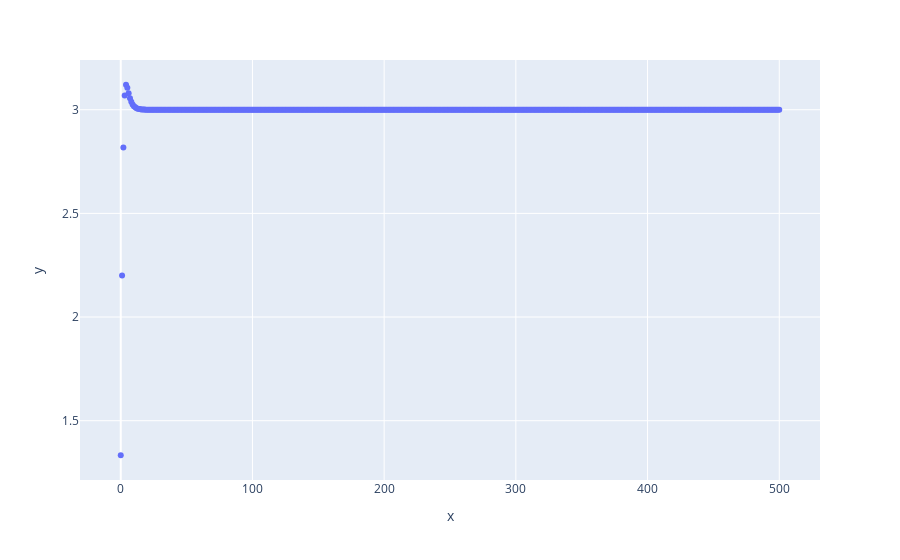

Here is the notebook cell this chart was saved with:
### Code cell
N = 500

n = np.linspace(0, N, N+1)
        
a = (3**(n+1)+2**n)/(3**n+2.)

#plt.scatter(n, a)
px.scatter(x=n, y=a)

### Figure 1 — Plotly figure (JSON) as saved in the notebook; plotly's stock layout.template omitted (floating-point values rounded to 4 significant figures; data arrays with more than 128 entries replaced by an {"elided": "..."} marker saying what was removed)
{"data": [{"hovertemplate": "x=%{x}<br>y=%{y}<extra></extra>", "legendgroup": "", "marker": {"color": "#636efa", "symbol": "circle"}, "mode": "markers", "name": "", "orientation": "v", "showlegend": false, "type": "scatter", "x": {"elided": "501 int values"}, "xaxis": "x", "y": {"elided": "501 float values"}, "yaxis": "y"}], "layout": {"legend": {"tracegroupgap": 0}, "margin": {"t": 60}, "xaxis": {"anchor": "y", "domain": [0, 1], "title": {"text": "x"}}, "yaxis": {"anchor": "x", "domain": [0, 1], "title": {"text": "y"}}}}
